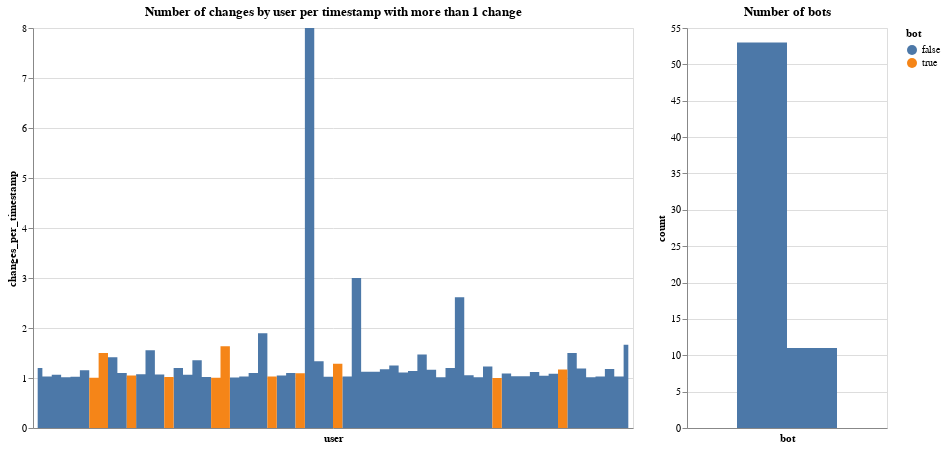

Notebook source saved alongside this figure:
### Markdown cell above
## Avg number of edits per user per timestamp (threshold of more than one change)

### Code cell
avg_changes_per_timestamp = df_edits[['user', 'timestamp']].value_counts().groupby('user').mean().reset_index()
avg_changes_per_timestamp.columns = ['user', 'changes_per_timestamp']
avg_changes_per_timestamp['bot'] = avg_changes_per_timestamp.user.map(lambda x: gd_dict[x])

np.random.seed(42)

# avg_changes_per_timestamp = avg_changes_per_timestamp[avg_changes_per_timestamp.changes_per_timestamp > 1.]

num = avg_changes_per_timestamp[avg_changes_per_timestamp.bot].shape[0]
print(f'There are {num} bots')

bot_sample_df = avg_changes_per_timestamp[avg_changes_per_timestamp.bot].sample(num)
not_bot_sample_df = avg_changes_per_timestamp[~avg_changes_per_timestamp.bot].sample(num)

# sample_df = pd.concat([bot_sample_df, not_bot_sample_df])
sample_df = avg_changes_per_timestamp[avg_changes_per_timestamp.changes_per_timestamp > 1.]

chart_counts = alt.Chart(sample_df).mark_area(
    interpolate='step'
).encode(
    x = alt.X('user', axis=alt.Axis(labels=False, ticks=False)),
    y = alt.Y('changes_per_timestamp:Q'),
    color = alt.Color('bot:N'),
    tooltip = [alt.Tooltip('user'), alt.Tooltip('changes_per_timestamp:Q')]
).properties(
    width = 600,
    height = 400,
    title = 'Number of changes by user per timestamp with more than 1 change'
)

chart_bots = alt.Chart(sample_df).mark_area(
    interpolate='step'
).encode(
    x = alt.X('bot:N', axis=alt.Axis(labels=False, ticks=False)),
    y = alt.Y('count()', title='count'),
    tooltip = [
        alt.Tooltip('count()', title='No of users'), 
        alt.Tooltip('bot')
    ]
).properties(
    width = 200,
    height = 400,
    title = 'Number of bots'
)

chart_counts | chart_bots

### Figure 1 — Vega-Lite specification as saved in the notebook (floating-point values rounded to 4 significant figures)
{"config": {"view": {"continuousWidth": 400, "continuousHeight": 300}}, "hconcat": [{"mark": {"type": "area", "interpolate": "step"}, "encoding": {"color": {"type": "nominal", "field": "bot"}, "tooltip": [{"type": "nominal", "field": "user"}, {"type": "quantitative", "field": "changes_per_timestamp"}], "x": {"type": "nominal", "axis": {"labels": false, "ticks": false}, "field": "user"}, "y": {"type": "quantitative", "field": "changes_per_timestamp"}}, "height": 400, "title": "Number of changes by user per timestamp with more than 1 change", "width": 600}, {"mark": {"type": "area", "interpolate": "step"}, "encoding": {"tooltip": [{"type": "quantitative", "aggregate": "count", "title": "No of users"}, {"type": "nominal", "field": "bot"}], "x": {"type": "nominal", "axis": {"labels": false, "ticks": false}, "field": "bot"}, "y": {"type": "quantitative", "aggregate": "count", "title": "count"}}, "height": 400, "title": "Number of bots", "width": 200}], "data": {"name": "data-2e9f48141addb087084b1df9e9886dbf"}, "$schema": "https://vega.github.io/schema/vega-lite/v4.8.1.json", "datasets": {"data-2e9f48141addb087084b1df9e9886dbf": [{"user": "2803:2A00:0:7EE1:FC31:2885:944C:7396", "changes_per_timestamp": 1.2, "bot": false}, {"user": "84.184.108.47", "changes_per_timestamp": 1.031, "bot": false}, {"user": "Aagnverglaser", "changes_per_timestamp": 1.067, "bot": false}, {"user": "Ambrosia10", "changes_per_timestamp": 1.013, "bot": false}, {"user": "AnBuKu", "changes_per_timestamp": 1.024, "bot": false}, {"user": "Animalparty", "changes_per_timestamp": 1.157, "bot": false}, {"user": "AnomieBOT", "changes_per_timestamp": 1.003, "bot": true}, {"user": "BOT-Superzerocool", "changes_per_timestamp": 1.5, "bot": true}, {"user": "Billofocham", "changes_per_timestamp": 1.417, "bot": false}, {"user": "Billyhill", "changes_per_timestamp": 1.1, "bot": false}, {"user": "BotMultichillT", "changes_per_timestamp": 1.049, "bot": true}, {"user": "CFA1877", "changes_per_timestamp": 1.077, "bot": false}, {"user": "Chris a liege", "changes_per_timestamp": 1.553, "bot": false}, {"user": "ChryslerBlogs", "changes_per_timestamp": 1.071, "bot": false}, {"user": "Citation bot", "changes_per_timestamp": 1.022, "bot": true}, {"user": "D4V1D 4GG70", "changes_per_timestamp": 1.2, "bot": false}, {"user": "DaSupremo", "changes_per_timestamp": 1.067, "bot": false}, {"user": "Daniel Mietchen", "changes_per_timestamp": 1.357, "bot": false}, {"user": "Danre98", "changes_per_timestamp": 1.021, "bot": false}, {"user": "DatBot", "changes_per_timestamp": 1.007, "bot": true}, {"user": "FuzzyBot", "changes_per_timestamp": 1.637, "bot": true}, {"user": "GBG", "changes_per_timestamp": 1.012, "bot": false}, {"user": "Gikü", "changes_per_timestamp": 1.03, "bot": false}, {"user": "Hasley", "changes_per_timestamp": 1.1, "bot": false}, {"user": "Herzi Pinki", "changes_per_timestamp": 1.896, "bot": false}, {"user": "InceptionBot", "changes_per_timestamp": 1.03, "bot": true}, {"user": "Industrees", "changes_per_timestamp": 1.05, "bot": false}, {"user": "Isabelle Belato", "changes_per_timestamp": 1.1, "bot": false}, {"user": "JackBot", "changes_per_timestamp": 1.095, "bot": true}, {"user": "Jamc2", "changes_per_timestamp": 8.0, "bot": false}, {"user": "Jean-François Clet", "changes_per_timestamp": 1.333, "bot": false}, {"user": "Joseagush", "changes_per_timestamp": 1.026, "bot": false}, {"user": "KrBot", "changes_per_timestamp": 1.283, "bot": true}, {"user": "KylieTastic", "changes_per_timestamp": 1.03, "bot": false}, {"user": "Lomrjyo", "changes_per_timestamp": 3.0, "bot": false}, {"user": "Mikehawk10", "changes_per_timestamp": 1.125, "bot": false}, {"user": "Miraclepine", "changes_per_timestamp": 1.125, "bot": false}, {"user": "NICEH", "changes_per_timestamp": 1.176, "bot": false}, {"user": "Nehaoua", "changes_per_timestamp": 1.25, "bot": false}, {"user": "Newbamboo", "changes_per_timestamp": 1.108, "bot": false}, {"user": "Nrya", "changes_per_timestamp": 1.141, "bot": false}, {"user": "OBender12", "changes_per_timestamp": 1.468, "bot": false}, {"user": "Porto Neto", "changes_per_timestamp": 1.167, "bot": false}, {"user": "Quesotiotyo", "changes_per_timestamp": 1.016, "bot": false}, {"user": "Rachmat04", "changes_per_timestamp": 1.2, "bot": false}, {"user": "Raugeier", "changes_per_timestamp": 2.615, "bot": false}, {"user": "Redboston", "changes_per_timestamp": 1.054, "bot": false}, {"user": "Reidgreg", "changes_per_timestamp": 1.016, "bot": false}, {"user": "Robert McClenon", "changes_per_timestamp": 1.231, "bot": false}, {"user": "RottenBot", "changes_per_timestamp": 1.001, "bot": true}, {"user": "RoundSquare", "changes_per_timestamp": 1.09, "bot": false}, {"user": "Sabonya", "changes_per_timestamp": 1.035, "bot": false}, {"user": "Salen9", "changes_per_timestamp": 1.033, "bot": false}, {"user": "Sanjorgepinho", "changes_per_timestamp": 1.12, "bot": false}, {"user": "Srich32977", "changes_per_timestamp": 1.043, "bot": false}, {"user": "Stebunik", "changes_per_timestamp": 1.083, "bot": false}, {"user": "SteinsplitterBot", "changes_per_timestamp": 1.17, "bot": true}, {"user": "Surjection", "changes_per_timestamp": 1.5, "bot": false}, {"user": "Tagishsimon", "changes_per_timestamp": 1.189, "bot": false}, {"user": "UA31", "changes_per_timestamp": 1.017, "bot": false}, {"user": "USA Eagle01", "changes_per_timestamp": 1.03, "bot": false}, {"user": "Uziel302", "changes_per_timestamp": 1.18, "bot": false}, {"user": "X3SNW8", "changes_per_timestamp": 1.032, "bot": false}, {"user": "舌先現象になります", "changes_per_timestamp": 1.667, "bot": false}]}}
